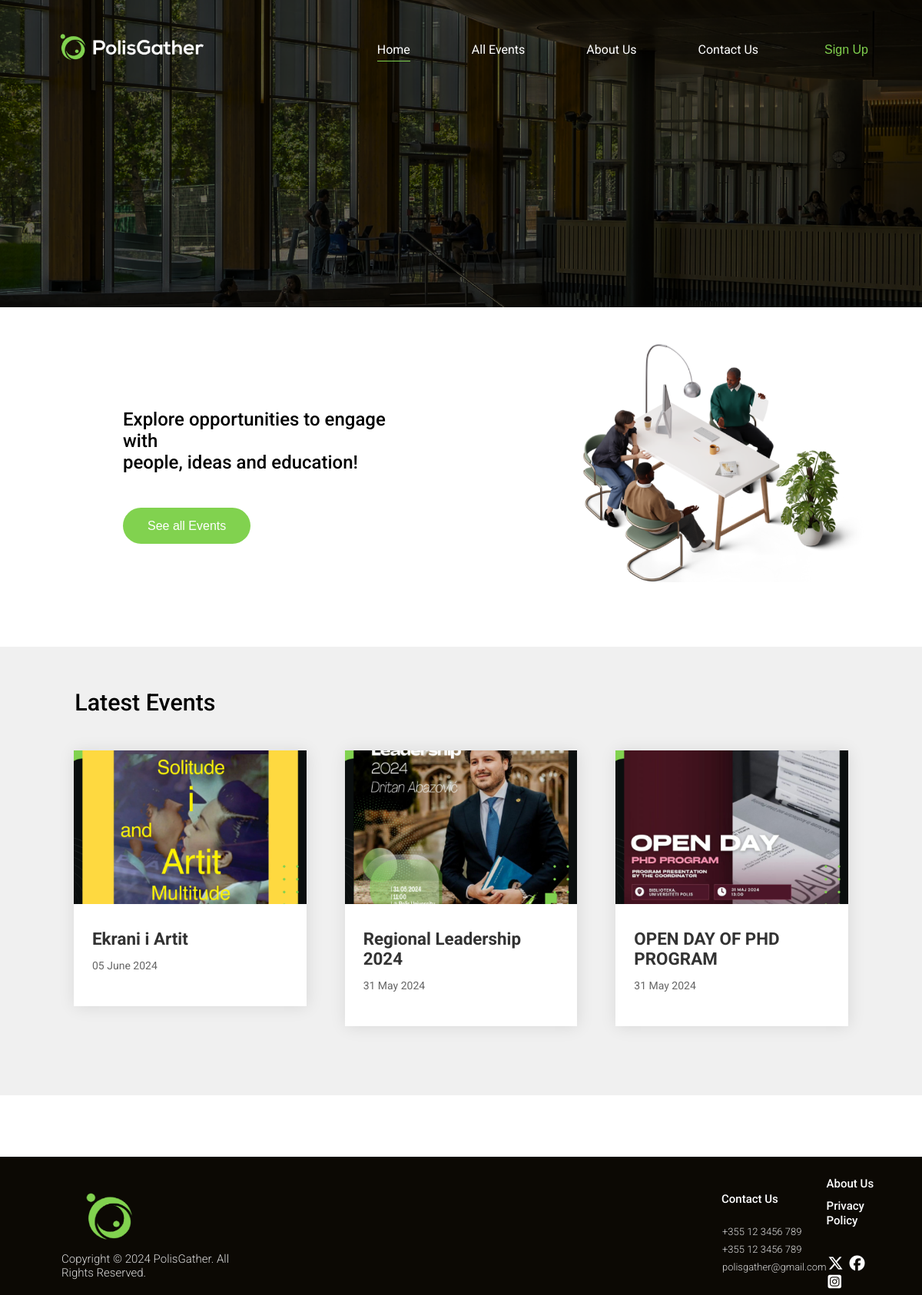
/polisgather/home.php, run on the app's committed database.
### tables this page shows
CREATE TABLE `events` (
  `id` int(11) NOT NULL,
  `title` varchar(255) NOT NULL,
  `date` date NOT NULL,
  `time` varchar(50) DEFAULT NULL,
  `imageUrl` varchar(255) DEFAULT NULL
);

### polisgather/home.php (the view, shortened to what this page needs)
<?php
include('header.php');
include('db_connection.php');
$sql = "SELECT id, title, date, imageUrl FROM events ORDER BY date DESC LIMIT 3";
$result = $conn->query($sql);
?>
<!DOCTYPE html>
<html>
  <head>
    <link rel="stylesheet" href="https://cdnjs.cloudflare.com/ajax/libs/font-awesome/6.5.1/css/all.min.css">
    <link rel="stylesheet" href="styles/general.css">
    <link rel="stylesheet" href="styles/home.css">
    <link rel="stylesheet" href="styles/header.css">
    <link rel="stylesheet" href="styles/footer.css">
  </head>
  <body>
    <main class="main-content">
      <div class="text-image-area">
        <div class="text-image-content">
            <p class="caption">Explore opportunities to engage with<br>
               people, ideas and education!</p>
            <button class="see-all-events-btn" onclick="seeAllEventsBtn()">See all  Events</button>
        </div>
        <div class="text-image-img">
          <img class="gather-people-img" src="general_images/isometric view of colleagues having meeting.png">
        </div>
      </div>
      <div class="featured-events-area">
        <p class="featured-events-text">Latest Events</p>
        <div class="featured-events-grid" id="featuredEventsContainer">
          <?php if ($result->num_rows > 0): ?>
                <?php while($row = $result->fetch_assoc()): ?>
                  <a href="event-details.php?id=<?php echo $row['id']; ?>" class="featured-event-link">
                    <div class="featured-event-preview">
                        <div class="featured-event-image">
                            <img class="fe-img" src="<?php echo $row['imageUrl']; ?>" alt="Event Image">
                        </div>
                        <div class="featured-event-info">
                            <p class="fe-title"><?php echo $row['title']; ?></p>
                            <p class="fe-date"><?php echo date('d F Y', strtotime($row['date'])); ?></p>
                        </div>
                    </div>
                <?php endwhile; ?>
            <?php else: ?>
                <p>No events found.</p>
            <?php endif; ?>
        </div>
      </div>
    </main>
    <footer class="footer" id="footer">
      <div class="footer-container">
        <div class="left-section">
          <img class="footer-logo" src="logo/polisgather233 2.png">
          <p class="copyright-text">Copyright © 2024 PolisGather. All Rights Reserved.</p>
        </div>
        <div class="links-section">
          <div class="middle-section">
            <p class="contact-us-text">Contact Us</p>
            <ul>
              <li>+355 12 3456 789</li>
              <li>+355 12 3456 789</li>
              <li>polisgather@gmail.com</li>
            </ul>
          </div>
          <div class="right-section">
            <li class="au-link"><a href="#">About Us</a></li>
            <li class="pp-link"><a href="#">Privacy Policy</a></li>
            <div class="social-media">
              <a href="#"><i class="fa-brands fa-x-twitter icon"></i></a>
              <a href="#"><i class="fa-brands fa-facebook icon"></i></a>
              <a href="#"><i class="fa-brands fa-square-instagram icon"></i></a>
            </div>
          </div>
        </div>
      </div>
    </footer>
  </body>
</html>

### polisgather/styles/general.css (style rules this page uses)
body { margin: 0; font-family: Roboto, Arial; }
p { margin-top: 0; margin-bottom: 0; }

### polisgather/styles/home.css (style rules this page uses)
.text-image-area { display: grid; grid-template-columns: repeat(auto-fit, minmax(400px, 1fr)); column-gap: 10%; width: 90%; margin: 0 auto; align-items: center; }
.text-image-content { margin: 70px 0 40px 100px; }
.caption { font-size: 2vw; padding-bottom: 30px; font-weight: 500; }
.see-all-events-btn { border: none; padding: .9em 2em; background-color: rgb(129, 210, 79); color: white; box-sizing: border-box; }
.see-all-events-btn { font-size: 1em; border-radius: 50px; cursor: pointer; margin-top: 15px; }
.text-image-img { padding-left: 20%; }
.gather-people-img { width: 100%; height: auto; }
.featured-events-area { background-color: #f0f0f0; margin: 80px 0; padding-bottom: 90px; }
.featured-events-text { font-size: 1.9rem; font-weight: 500; padding: 1.8em 0 0 3.2em; }
.featured-events-grid { display: grid; grid-template-columns: repeat(auto-fit, minmax(250px, 1fr)); column-gap: 50px; row-gap: 40px; margin: 45px 96px 0; }
.featured-event-preview { background-color: #fff; box-shadow: 1px 1px 20px rgba(0, 0, 0, 0.1); transition: transform 0.8s; cursor: pointer; }
.featured-event-image { width: 100%; height: 200px; overflow: hidden; display: flex; justify-content: center; align-items: center; }
.fe-img { width: 100%; height: auto; object-fit: cover; object-position: center; min-height: 100%; }
.featured-event-info { padding: 2em 1.5em 2.5em; }
.fe-title { margin-top: 0; font-size: 1.4rem; font-weight: bold; margin-bottom: .625em; color: #333; }
.fe-date { font-size: 14px; color: #666; margin: 5px 0; }

### polisgather/styles/header.css (style rules this page uses)
li { list-style: none; }
a { text-decoration: none; font-size: 1rem; color: #fff; }

### polisgather/styles/footer.css (style rules this page uses)
.footer-container { background-color: #0c0904; display: grid; grid-template-columns: repeat(auto-fit, minmax(250px, 1fr)); column-gap: 600px; }
.links-section { display: flex; flex-wrap: wrap; align-items: center; }
.left-section { padding: 40px 0 20px 80px; }
.footer-logo { width: 90px; height: 80px; padding-left: 20px; }
.copyright-text { font-size: 15px; font-weight: 300; color: #fff; opacity: 0.85; }
.middle-section { flex: 0.5; padding-top: 40px; }
.contact-us-text { font-size: 15px; font-weight: 500; padding-left: 39px; padding-bottom: 10px; color: #fff; }
.middle-section ul li { list-style: none; font-size: 13px; font-weight: 300; padding-bottom: 8px; color: #fff; opacity: 0.85; }
.right-section { flex: 0.5; flex-shrink: 0; margin-top: 20px; }
.right-section li { list-style: none; }
.right-section a { text-decoration: none; font-size: 15px; font-weight: 500; color: #fff; }
.au-link { padding-bottom: 10px; }
.pp-link { padding-bottom: 25px; }
.social-media { margin-top: 10px; }
.icon { font-size: 20px; margin: 2px; color: #fff; }

### data on the page
events: imageUrl (picture), title "Ekrani i Artit", date "05 June 2024"
events: imageUrl (picture), title "Regional Leadership 2024", date "31 May 2024"
events: imageUrl (picture), title "OPEN DAY OF PHD PROGRAM", date "31 May 2024"
